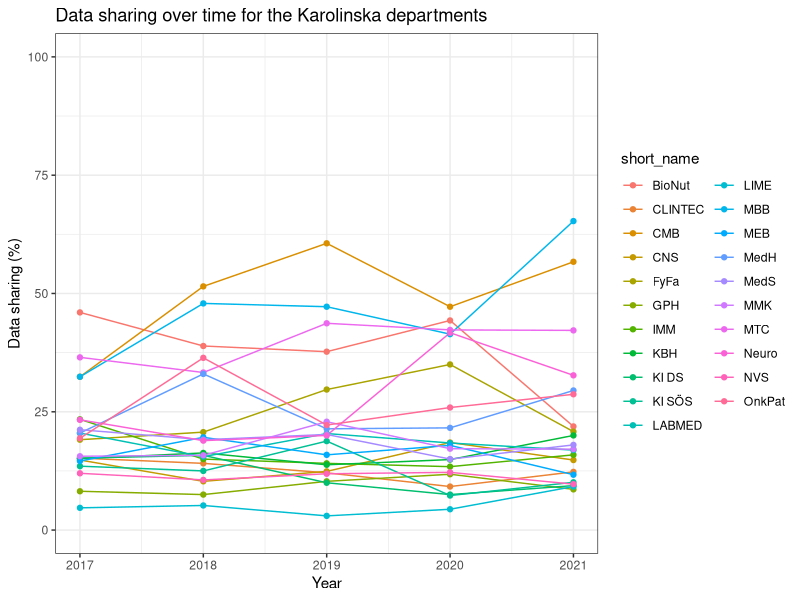

Generate this figure with R:
library(ggplot2)
library(reshape2)

# CHECK OUT HOW TO AFFECT THIS
plotpyear_institution=function(df,indicator,rangelow,rangehigh){
  p=ggplot(df, aes(x=Publication.Year, y=.data[[indicator]], fill= short_name)) +
    geom_line(aes(color= short_name)) + 
    geom_point(aes(color = short_name)) + 
    theme_bw()+ylim(rangelow, rangehigh)
    
    if (grepl('data',indicator))
    {return(p+labs(title='Data sharing over time for the Karolinska departments')+
              
              xlab('Year')+ylab('Data sharing (%)'))}
  if (grepl('code',indicator))
  {return(p+labs(title='Code sharing over time for the Karolinska departments')+
            xlab('Year')+ylab('Code sharing (%)'))}
  
  if (grepl('coi',indicator)==TRUE){return(p+labs(title='Conflict of interest statements over time for the Karolinska departments')+
                                             xlab('Year')+ylab('COI statement (%)'))}
  if (grepl('fund',indicator)){return(p+labs(title='Funding statements over time for the Karolinska departments')+
                                        xlab('Year')+ylab('Funding statement (%)'))}
  if (grepl('register',indicator)){return(p+labs(title='Registrations over time for the Karolinska departments')+
                                            xlab('Year')+ylab('Registrations (%)'))}
}
# går att ställa in gränserna för x


# get each indicator development for the institutions
df=read.delim('./general.csv', header = TRUE, sep=',')

plotpyear_institution(df,'is_open_data',0,100)